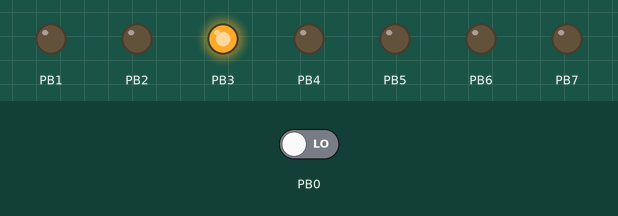
This program was run on a simulated ATmega8, built with avr-gcc and emulated at 12 MHz. Parts: output pins drawn as LEDs (lit = HIGH). The inputs (shaded band) are chosen by the test bench; at power-on: PB0 LOW.

Above: at 1.2 s.
1.3 s: PB0 driven HIGH
At 2.4 s:
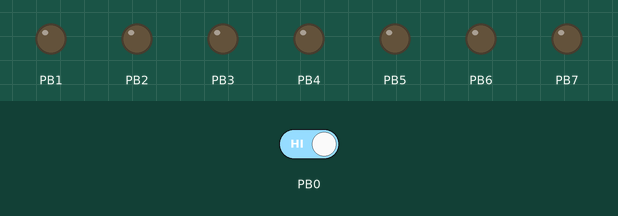
2.8 s: PB0 driven LOW
At 3.5 s:
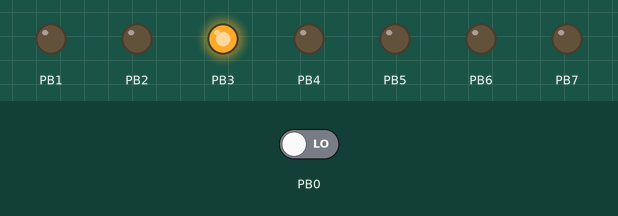
Timing chart, 0 to 5.8 s (numbered marks = the images above; inputs shaded):
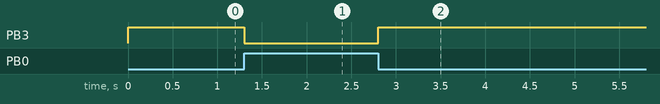

Measured:
- after the input at 1.3 s, PB3: HIGH → LOW at once
- after the input at 2.8 s, PB3: LOW → HIGH at once

The program:

main.c
```c
/*
 * Light_Searching_ATmega8.c
 *
 * Created: 24-Apr-18 10:59:41 AM
 * Author : rohan
 */

/* Program for "LIGHT_SEARCHING_BOT/Search for Light using Light Sensors connected on PB0
___________________________________________________________________________________________

Connection Settings of the Kit

LEDs---@------------->PB1
LEDs---@------------->PB2
LEDs---@------------->PB3
LEDs---@------------->PB4
LIGHT SENSOR--------->PBO
Right Sensor--------->PC0
Buzzer--------------->PD4
SOUND SENSOR--------->PB0
RIGHT MOTOR(+)------->PB1
RIGHT MOTOR(-)------->PB2
LEFT MOTOR(-)-------->PB3
LEFT MOTOR(+)-------->PB4
BOOTLoader Condition Check----->PC5(If 0 bootloader section else program execution
							    section of Flash memory)
RESET-------------------------->PC6
Crystal Ossilator-------------->PB6 and PB7
VB=Battery Supply
VCC=regulated 5V+
Gnd=Ground(0V)
*/
#define F_CPU 12000000UL
#include<avr/io.h>
int main(void)
{
DDRB=0b11111110; // PORTB as output Port connected to motors and PB0 as input port connected to sensor

int light_sensor=0;

while(1) // infinite loop
{
      light_sensor=PINB&0b00000001; // mask PB0 bit of Port B

	  if(light_sensor==0b00000001) //if Light source is on robot's left side "
      PORTB=0b00000001; // move left

	  else

	  PORTB=0b00001000; // move right

 }//while closed

}//main closed
```
